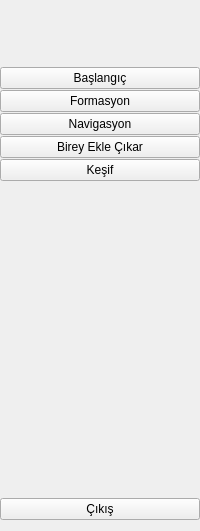
     <widget class="QWidget" name="widgetMenu" native="true">
      <property name="minimumSize">
       <size>
        <width>190</width>
        <height>0</height>
       </size>
      </property>
      <property name="maximumSize">
       <size>
        <width>250</width>
        <height>9999</height>
       </size>
      </property>
      <property name="styleSheet">
       <string notr="true"/>
      </property>
      <layout class="QVBoxLayout" name="verticalLayout_4">
       <property name="leftMargin">
        <number>0</number>
       </property>
       <property name="rightMargin">
        <number>0</number>
       </property>
       <item>
        <layout class="QGridLayout" name="gridLayout_17">
         <item row="0" column="0">
          <widget class="QLabel" name="label_6">
           <property name="minimumSize">
            <size>
             <width>50</width>
             <height>50</height>
            </size>
           </property>
           <property name="maximumSize">
            <size>
             <width>100</width>
             <height>200</height>
            </size>
           </property>
           <property name="text">
            <string/>
           </property>
           <property name="pixmap">
            <pixmap resource="resource.qrc">:/icon/icon/şeffaf beyaz.png</pixmap>
           </property>
           <property name="scaledContents">
            <bool>true</bool>
           </property>
          </widget>
         </item>
        </layout>
       </item>
       <item>
        <layout class="QVBoxLayout" name="verticalLayout_2">
         <property name="spacing">
          <number>1</number>
         </property>
         <item>
          <widget class="QPushButton" name="pButtonMenuBaglanti">
           <property name="text">
            <string>Başlangıç</string>
           </property>
           <property name="icon">
            <iconset resource="resource.qrc">
             <normaloff>:/icon/icon/baslangic-beyaz.svg</normaloff>:/icon/icon/baslangic-beyaz.svg</iconset>
           </property>
           <property name="iconSize">
            <size>
             <width>20</width>
             <height>20</height>
            </size>
           </property>
           <property name="checkable">
            <bool>true</bool>
           </property>
           <property name="autoExclusive">
            <bool>true</bool>
           </property>
          </widget>
         </item>
         <item>
          <widget class="QPushButton" name="pButtonMenuFormasyon">
           <property name="text">
            <string>Formasyon</string>
           </property>
           <property name="icon">
            <iconset resource="resource.qrc">
             <normaloff>:/icon/icon/formasyon-beyaz.svg</normaloff>:/icon/icon/formasyon-beyaz.svg</iconset>
           </property>
           <property name="iconSize">
            <size>
             <width>20</width>
             <height>20</height>
            </size>
           </property>
           <property name="checkable">
            <bool>true</bool>
           </property>
           <property name="autoExclusive">
            <bool>true</bool>
           </property>
          </widget>
         </item>
         <item>
          <widget class="QPushButton" name="pButtonMenuNavigasyon">
           <property name="text">
            <string>Navigasyon</string>
           </property>
           <property name="icon">
            <iconset resource="resource.qrc">
             <normaloff>:/icon/icon/navigasyon-beyaz.svg</normaloff>:/icon/icon/navigasyon-beyaz.svg</iconset>
           </property>
           <property name="iconSize">
            <size>
             <width>20</width>
             <height>20</height>
            </size>
           </property>
           <property name="checkable">
            <bool>true</bool>
           </property>
           <property name="autoExclusive">
            <bool>true</bool>
           </property>
          </widget>
         </item>
         <item>
          <widget class="QPushButton" name="pButtonMenuBirey">
           <property name="text">
            <string>Birey Ekle Çıkar</string>
           </property>
           <property name="icon">
            <iconset resource="resource.qrc">
             <normaloff>:/icon/icon/bireyEkleCikar2Beyaz.svg</normaloff>:/icon/icon/bireyEkleCikar2Beyaz.svg</iconset>
           </property>
           <property name="iconSize">
            <size>
             <width>20</width>
             <height>20</height>
            </size>
           </property>
           <property name="checkable">
            <bool>true</bool>
           </property>
           <property name="autoExclusive">
            <bool>true</bool>
           </property>
          </widget>
         </item>
         <item>
          <widget class="QPushButton" name="pButtonMenuKesif">
           <property name="text">
            <string>Keşif</string>
           </property>
           <property name="icon">
            <iconset resource="resource.qrc">
             <normaloff>:/icon/icon/kesifBeyaz.svg</normaloff>:/icon/icon/kesifBeyaz.svg</iconset>
           </property>
           <property name="iconSize">
            <size>
             <width>20</width>
             <height>20</height>
            </size>
           </property>
           <property name="checkable">
            <bool>true</bool>
           </property>
           <property name="autoExclusive">
            <bool>true</bool>
           </property>
          </widget>
         </item>
        </layout>
       </item>
       <item>
        <spacer name="verticalSpacer_2">
         <property name="orientation">
          <enum>Qt::Orientation::Vertical</enum>
         </property>
         <property name="sizeHint" stdset="0">
          <size>
           <width>20</width>
           <height>311</height>
          </size>
         </property>
        </spacer>
       </item>
       <item>
        <widget class="QPushButton" name="pButtonMenuCikis">
         <property name="text">
          <string>Çıkış</string>
         </property>
         <property name="icon">
          <iconset resource="resource.qrc">
           <normaloff>:/icon/icon/cikisKirmizi.svg</normaloff>:/icon/icon/cikisKirmizi.svg</iconset>
         </property>
         <property name="iconSize">
          <size>
           <width>20</width>
           <height>20</height>
          </size>
         </property>
         <property name="checkable">
          <bool>true</bool>
         </property>
        </widget>
       </item>
      </layout>
     </widget>
